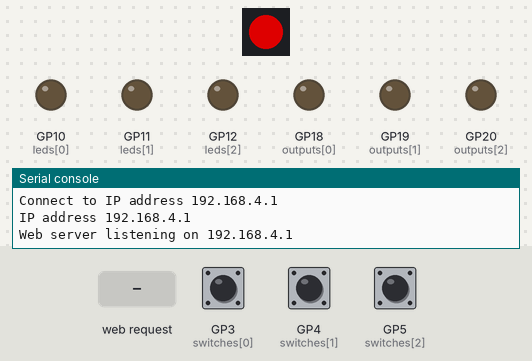
Bench run of a program on a simulated Raspberry Pi Pico running MicroPython. Shown: 1 RGB LEDs in strip order, left to right, output pins drawn as LEDs (lit = HIGH), the last lines printed to the serial console. Inputs (shaded band) come from the test bench; at power-on: GP3 (switches[0]) HIGH, GP4 (switches[1]) HIGH, GP5 (switches[2]) HIGH. Dim RGB values are drawn brighter than linear; the board's own WiFi access point starts at once; values from a settings file that is not in the repository are placeholders.

Above: at 1.2 s.
1.3 s: HTTP request GET /lights received
At 3.9 s:
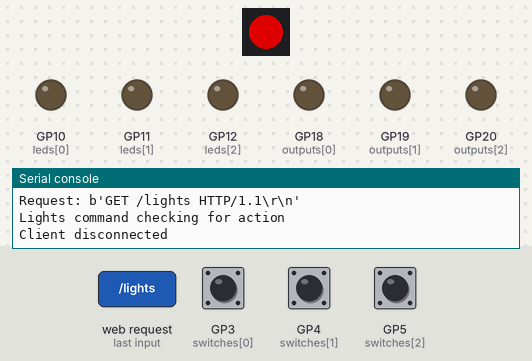
4.2 s: GP3 (switches[0]) pulled LOW for 3.2 s
At 4.9 s:
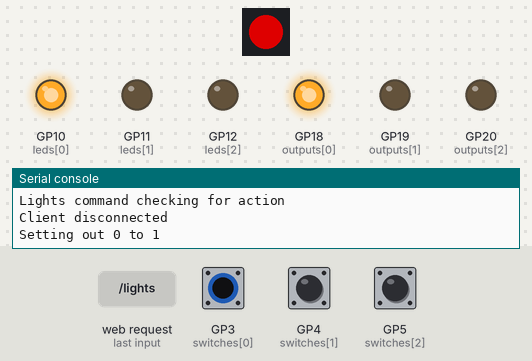
8.9 s: GP4 (switches[1]) pulled LOW for 0.15 s
At 9.7 s:
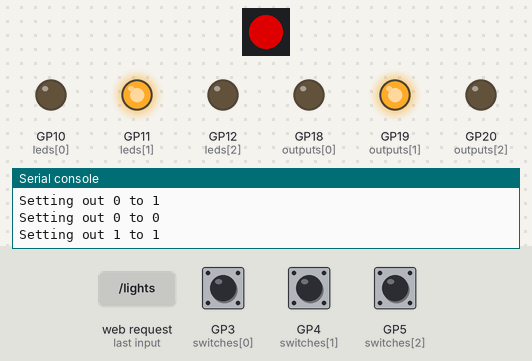
10.5 s: GP5 (switches[2]) pulled LOW for 0.15 s
At 10.9 s:
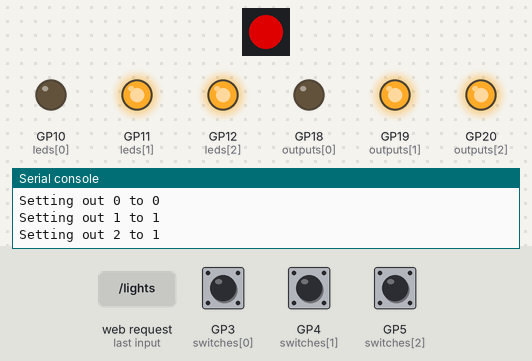
12.1 s: GP4 (switches[1]) pulled LOW for 1 s
At 12.6 s:
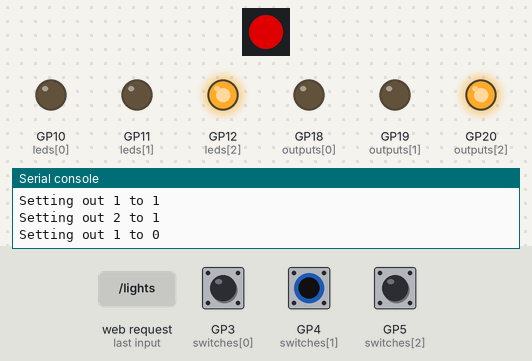
14.6 s: GP3 (switches[0]) pulled LOW for 1 s
At 15.4 s:
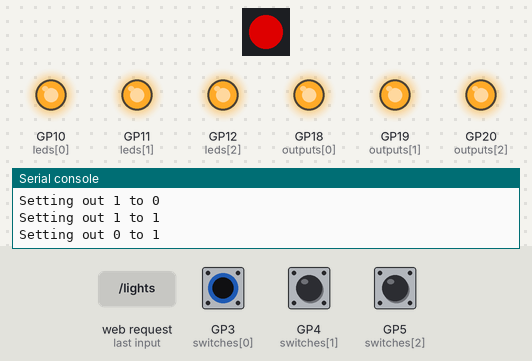
Timing chart, 0 to 17.6 s (numbered marks = the images above; inputs shaded):
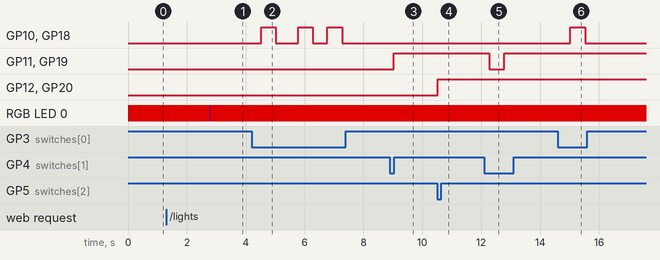

The program:

pico-lights.py
```python
# Pico Lights Plus - AP Mode
# Code for controlling LED lights using the
# Pico Lights Plus board with NeoPixel status
# Also needs secrets.py with WiFi login details
from machine import Pin
from utime import sleep
import network
import socket
import uasyncio as asyncio
import secrets
import re
from url_handler import URL_Handler
from pixelstatus import *

# Mode can be ap (access point where the Pico acts as a web server)
# or "client" [default] which connects to an existing network
# Note that client mode is blocking and will not run the rest of the code
# until a network connection is established
mode="ap"

# All documents in DocumentRoot are publically accessible
DocumentRoot = "public/"

# Indexed at 0 (board labelling is 1)
# These must be the same length (ie 3)
outputs = (18, 19, 20)
leds = (10, 11, 12)
switches = (3, 4, 5)

# shortened version for the pin objects
out = []
led = []
sw = []


url = URL_Handler(DocumentRoot)

#with open("index.html", "r") as index_file:
#    index_html = index_file.readlines()


# Functions control both output and led
def turn_on (pin):
    out[pin].value(1)
    led[pin].value(1)

def turn_off (pin):
    out[pin].value(0)
    led[pin].value(0)

# Uses out to toggle - sets led to same
def toggle_out (pin):
    new_state = 1 - out[pin].value()
    print ("Setting out {} to {}".format(pin, new_state))
    out[pin].value(new_state)
    led[pin].value(new_state)


def connect():
    #Connect to WLAN
    if mode== "ap":
        # Access Point mode
        ip = connect_ap_mode()
    else:
        ip = connect_client_mode()
    return ip


def connect_ap_mode ():
    wlan = network.WLAN(network.AP_IF)
    wlan.config(essid=secrets.SSID, password=secrets.PASSWORD)
    wlan.active(True)
    while wlan.active() == False:
        print ('Trying to setup AP mode')
    ip = wlan.ifconfig()[0]
    print('AP Mode is active')
    print('Connect to Wireless Network '+secrets.SSID)
    print('Connect to IP address '+ip)
    return ip

def connect_client_mode ():
    wlan = network.WLAN(network.STA_IF)
    wlan.active(True)
    wlan.config(pm = 0xa11140) # Disable power saving mode
    wlan.connect(secrets.SSID, secrets.PASSWORD)
    while wlan.isconnected() == False:
        print('Waiting for connection...')
        sleep(1)
    ip = wlan.ifconfig()[0]
    print('Connect to IP address '+ip)
    return ip


def setup_pins ():
    # uses length of outputs
    for i in range (0, len(outputs)):
        out.append(Pin(outputs[i], Pin.OUT))
        led.append(Pin(leds[i], Pin.OUT))
        sw.append(Pin(switches[i], Pin.IN, Pin.PULL_UP))


async def serve_client(reader, writer):
    status_active()
    print("Client connected")
    request_line = await reader.readline()
    print("Request:", request_line)
    # We are not interested in HTTP request headers, skip them
    while await reader.readline() != b"\r\n":
        pass

    request = request_line.decode("utf-8")

    # LED change request (returns own string)
    led_change = url.change_led(request)
    if led_change != None:
        if (led_change[1] == "toggle"):
            toggle_out (led_change[0])
        elif (led_change[1] == "on"):
            turn_on (led_change[0])
        elif (led_change[1] == "off"):
            turn_off (led_change[0])
        # Ignore any other values (code doesn't support any)
        # Return status - currently just text (will change to JSON)
        writer.write('HTTP/1.0 200 OK\r\nContent-type: text/text\r\n\r\n')
        writer.write('Status ...')


    else:
        # Otherwise is this is static file request

        url_value, url_file, url_type = url.validate_file(request)

        writer.write('HTTP/1.0 {} OK\r\nContent-type: {}\r\n\r\n'.format(url_value, url_type))
        # Send file 1kB at a time (avoid problem with large files exceeding available memory)
        with open(DocumentRoot+url_file, "rb") as read_file:
            data = read_file.read(1024)
            while data:
                writer.write(data)
                await writer.drain()
                data = read_file.read(1024)
            read_file.close()

    await writer.wait_closed()
    print("Client disconnected")

    status_ready()

# Initialise Wifi
async def main ():
    # Set Status LED to Red (power on)
    status_power()
    setup_pins ()
    print ("Connecting to network")
    try:
        ip = connect()
    except KeyboardInterrupt:
        machine.reset
    print ("IP address", ip)
    asyncio.create_task(asyncio.start_server(serve_client, "0.0.0.0", 80))
    print ("Web server listening on", ip)
    status_ready()
    while True:
        #onboard.on()
        # Enable following line for heartbeat debug messages
        #print ("heartbeat")
        await asyncio.sleep(0.25)
        # Check gpio pins 10 times between checks for webpage (5 secs)
        for i in range (0, 5):
            check_gpio_buttons()


# Main loop
def check_gpio_buttons ():
    for i in range (0, len(sw)):
        if sw[i].value() == 0:
            toggle_out(i)
    sleep (0.5)


if __name__ == '__main__':
    try:
        asyncio.run(main())
    finally:
        asyncio.new_event_loop()
```

url_handler.py
```python
# Module for pico-lights-plus to validate requests
# For security reasons all files that the user may
# access must be listed in this file
import re


class URL_Handler:

    static_files = {
        "index.html": "text/html",
        "onbutton.png": "image/png",
        "offbutton.png": "image/png",
        "jquery.min.js": "text/javascript",
        "picolights.js": "text/javascript",
        "picolights.css": "text/css"
        }

    def __init__(self, docroot):
        self.docroot = docroot


    # Do I need to change LEDs
    # Returns tuple with LED to change or None
    # return is <lednum>, <status>
    # where status = "on", "off", "toggle"
    def change_led (self, request):
        # Check it's a "lights" request
        # Split request into parts - eg. GET <filename> HTTPcode
        url_parts = request.split(" ", 2)
        # Check it's a GET request (don't use posts)
        if (url_parts[0] != "GET"):
            return None
        # Check it is http 1.x
        if (not url_parts[2].startswith("HTTP/1.")):
            return None
        # Check first character is a /
        if (url_parts[1][0:7] != "/lights"):
            return None
        print ("Lights command checking for action")
        # Regular expressing Looking for toggle request
        m = re.search ('light=(\d)&action=toggle', request)
        if m != None:
            led_selected = int(m.group(1))-1
            # check valid number
            if (led_selected >=0 and led_selected <= 2) :
                return (led_selected, "toggle")
        # Look for turn on request
        m = re.search ('light=(\d)&action=on', request)
        if m != None:
            led_selected = int(m.group(1))-1
            # check valid number
            if (led_selected >=0 and led_selected <= 2) :
                return (led_selected, "on")
        # Look for turn off request
        m = re.search ('light=(\d)&action=off', request)
        if m != None:
            led_selected = int(m.group(1))-1
            # check valid number
            if (led_selected >=0 and led_selected <= 2) :
                return (led_selected, "off")
        return None

    # Is this a valid file?
    # If so return (200, filename, filetype)
    # If not return index.html (may change to 404 file in future)
    def validate_file (self, request):
        # Split request into parts - eg. GET <filename> HTTPcode
        url_parts = request.split(" ", 2)
        # Check it's a GET request (don't use posts)
        if (url_parts[0] != "GET"):
            return (400, "index.html", "text/html")
        # Check it is http 1.x
        if (not url_parts[2].startswith("HTTP/1.")):
            return (400, "index.html", "text/html")
        # Check first character is a /
        if (url_parts[1][0] != "/"):
            return (400, "index.html", "text/html")
        # Strip /
        req_filename = url_parts[1][1:]
        # If filename in list of allowed static files then return as a 200
        if req_filename in URL_Handler.static_files.keys():
            print ("Permitted file "+req_filename)
            return (200, req_filename, URL_Handler.static_files[req_filename])
        return (200, "index.html", "text/html")

        
```

pixelstatus.py
```python
# Code for Pixel status light - based around code for multiple Pixels, but only one used for status
import array, time
from machine import ADC, Pin
import rp2

# Hardcoded as these are tied to pico-lights board
NUM_LEDS = 1
PIN_NUM = 2
brightness = 0.6

@rp2.asm_pio(sideset_init=rp2.PIO.OUT_LOW, out_shiftdir=rp2.PIO.SHIFT_LEFT, autopull=True, pull_thresh=24)
def ws2812():
    T1 = 2
    T2 = 5
    T3 = 3
    wrap_target()
    label("bitloop")
    out(x, 1)               .side(0)    [T3 - 1]
    jmp(not_x, "do_zero")   .side(1)    [T1 - 1]
    jmp("bitloop")          .side(1)    [T2 - 1]
    label("do_zero")
    nop()                   .side(0)    [T2 - 1]
    wrap()

# Create the StateMachine with the ws2812 program, outputting on pin
sm = rp2.StateMachine(0, ws2812, freq=8_000_000, sideset_base=Pin(PIN_NUM))
# Start the StateMachine, it will wait for data on its FIFO.
sm.active(1)
# Display a pattern on the LEDs via an array of LED RGB values.
ar = array.array("I", [0 for _ in range(NUM_LEDS)])

def pixels_show():
    dimmer_ar = array.array("I", [0 for _ in range(NUM_LEDS)])
    for i,c in enumerate(ar):
        r = int(((c >> 8) & 0xFF) * brightness)
        g = int(((c >> 16) & 0xFF) * brightness)
        b = int((c & 0xFF) * brightness)
        dimmer_ar[i] = (g<<16) + (r<<8) + b
    sm.put(dimmer_ar, 8)
    time.sleep_ms(10)

def pixels_set(i, color):
    ar[i] = (color[1]<<16) + (color[0]<<8) + color[2]

def pixels_fill(color):
    for i in range(len(ar)):
        pixels_set(i, color)

# NeoPixel used for pico-lights plus needs color in GRB format
def status_power():
    # Power on = Red
    pixels_set (0, (0,255,0))
    pixels_show()

# Connected to wireless network
def status_ready():
    # Green
    pixels_set (0, (255,0,0))
    pixels_show()

# Network in use
# Status is only a guide
# Note that due to the async nature of the code then there may be other requests that are changing status
def status_active():
    # Blue
    pixels_set (0, (0,0,255))
    pixels_show()
```

Measured:
- after the input at 1.3 s, RGB LED 0: RGB(153, 0, 0) → RGB(0, 0, 153) after 1.5 s, → RGB(153, 0, 0) 0.02 s later
- after the input at 4.2 s, GP10 (leds[0]), GP18 (outputs[0]): goes HIGH 0.50 s, LOW 0.75 s, HIGH 0.50 s, LOW 0.50 s, HIGH 0.50 s, then LOW, starting after 0.33 s
- after the input at 8.9 s, GP11 (leds[1]), GP19 (outputs[1]): LOW → HIGH after 0.13 s
- after the input at 10.5 s, GP12 (leds[2]), GP20 (outputs[2]): LOW → HIGH at once
- after the input at 12.1 s, GP11 (leds[1]), GP19 (outputs[1]): HIGH → LOW after 0.18 s, → HIGH 0.50 s later
- after the input at 14.6 s, GP10 (leds[0]), GP18 (outputs[0]): LOW → HIGH after 0.43 s, → LOW 0.50 s later
